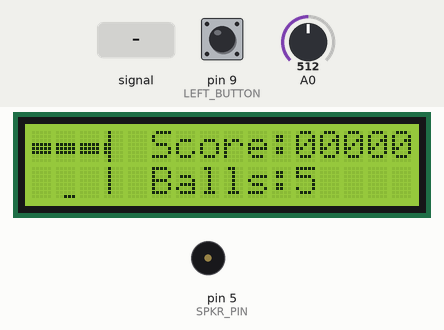
The sketch below on a simulated Arduino Uno, built with avr-gcc and run on an emulated ATmega328P. Shown: 16×2 character LCD, buzzer (waves = sounding). The inputs (shaded band) are chosen by the test bench; at power-on: pin 9 (LEFT_BUTTON) HIGH, A0 = 512. Random numbers use the default seed unless the sketch sets one.

Above: at 1.8 s.
1.9 s: pin 9 (LEFT_BUTTON) pulled LOW for 0.15 s
2.6 s: A0 fed a 200 Hz sine of ±81 counts around its level
At 2.98 s:
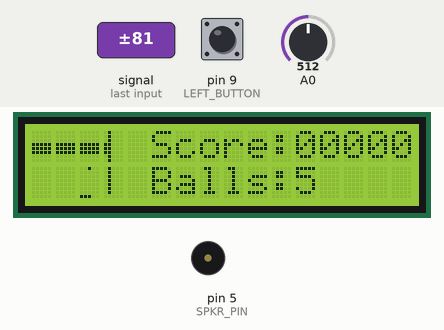
4.3 s: A0 set to 709
At 4.86 s:
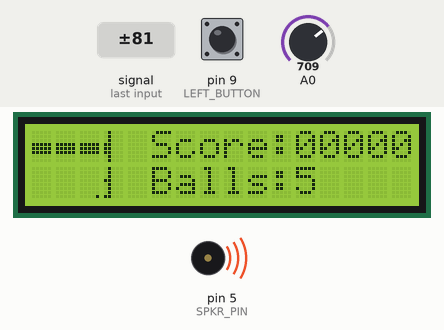
6.4 s: pin 9 (LEFT_BUTTON) pulled LOW for 1 s
At 6.58 s:
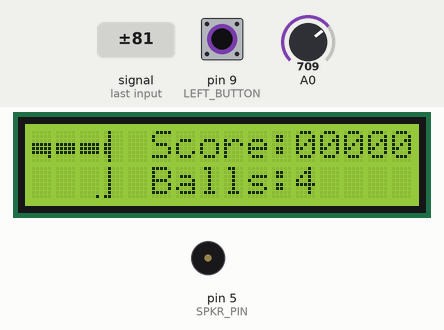
8.0 s: A0 fed a 1000 Hz sine of ±255 counts around its level
At 8.47 s:
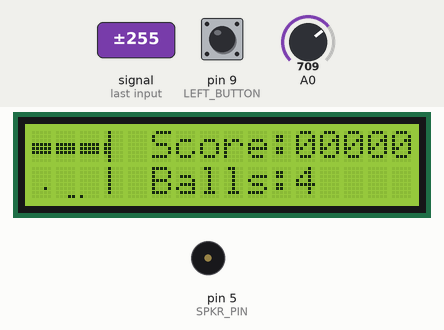
9.8 s: A0 set to 900
At 10.6 s:
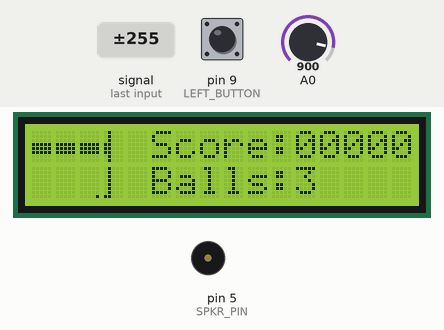
Timing chart, 0 to 12.5 s (numbered marks = the images above; inputs shaded):
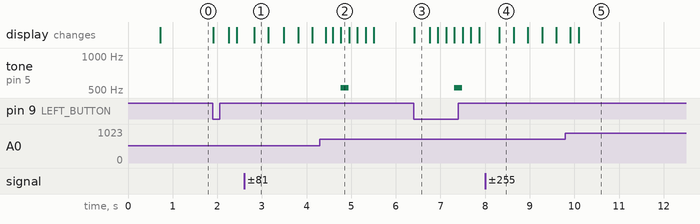

The sketch:

Breakout.ino
```cpp
//"Breakout"-style game for TinyLab
//Andre Needham
//Press button S1 to launch ball.  Steer paddle with the potentiometer.  Try to break all blocks.

//NOTE: TinyLab's buzzer is on A1.  It doesn't sound very good, so I hooked an 8 ohm, .2 watt speaker between pin 5 and ground.
//It's loud enough, sounds good, and only seems to use 9ma or so, way under the maximum pin output current.
//Change the 5 below to A1 if you really want to hear the buzzer.
#define SPKR_PIN 5
#define LEFT_BUTTON 9

#include <LiquidTWI2.h>
LiquidTWI2 lcd(0x20);

static bool leftPressed = false;

byte graphics[64]; //8 characters, 8 bytes of data each.

void drawLine(int x1, int y1, int x2, int y2, int color);
void setPixel(int x, int y, int color);
int note[] = {196, 220, 247, 262};

class MovingObject
{
  public:
  MovingObject(){}
  MovingObject(int _width, int _locationX, int _locationY, int _direction)
  {
    width = _width;
    locationX = _locationX;
    locationY = _locationY;
    direction = _direction;
  }

  int width = 5;
  int locationX;
  int locationY;
  int direction;

  int LocationX() { return locationX;}
  int LocationY() {return locationY;}
  int Width() {return width;}

  void Draw()
  {
    drawLine(locationX, locationY, locationX + width - 1, locationY, 1);
    drawLine(locationX, locationY + 1, locationX + width - 1, locationY + 1, 1);
  }

  //move object and draw delta
  void Move()
  {
    locationX += direction;
    if(locationX < (1 - width))
    {
      setPixel(0, locationY, 0);
      setPixel(0, locationY + 1, 0);
      locationX = 15;
      Draw();
    }
    else if(locationX > 15)
    {
      setPixel(15, locationY, 0);
      setPixel(15, locationY + 1, 0);
      locationX = 1 - width;
      Draw();
    }
    else
    {
      if (direction == 1)
      {
        setPixel(locationX - 1, locationY, 0);
        setPixel(locationX - 1, locationY + 1, 0);
        setPixel(locationX + width - 1, locationY, 1);
        setPixel(locationX + width - 1, locationY + 1, 1);
      }
      else
      {
        setPixel(locationX + width, locationY, 0);
        setPixel(locationX + width, locationY + 1, 0);
        setPixel(locationX, locationY, 1);
        setPixel(locationX, locationY + 1, 1);
      }
    }
  }

  // Test if a given x,y is inside the object.  Return true if so or false if not.
  bool HitTest(int testX, int testY)
  {
    bool retval = false;
    if((testY == locationY) || (testY == locationY + 1))
    {
      if ((testX >= locationX) && (testX < locationX + width))
      {
        retval = true;
      }
    }
    return retval;
  }
};

int moveCounter = 0;
int score = 0;
int paddle = 0;
int ballX = 8;
int ballY = 6;
int ballXmove = 1;
int ballYmove = 1;

int move_base = 1280;
int move_base_fast = 960;
int moveThreshold = move_base;

int blocksRemaining = 48;
int ballsRemaining = 5;
int blocks[16][3];

bool ballLaunched = false;
bool reversedInBlocks = false;

void setup()
{
  digitalWrite(13, LOW); //turn off LED1.  It's on sometimes on startup
  digitalWrite(4, HIGH); //turn off SD light, it's flickering for some reason sometimes
  pinMode(SPKR_PIN, OUTPUT);

  randomSeed(analogRead(0));

  pinMode(LEFT_BUTTON, INPUT);
  //apparently A0 is defaulted to analog input, nothing to set.

  lcd.setMCPType(LTI_TYPE_MCP23008);
  lcd.begin(16, 2);
  lcd.setBacklight(HIGH);

  // define 8 custom characters using our (currently blank) bit data
  for (int i = 0; i < 8; ++i)
  {
	lcd.createChar(i, &graphics[i << 3]);
  }

  //set the first 4 characters of the 2 rows to our 8 custom characters
  lcd.setCursor(0, 0);
  for(int i = 0; i < 4; i++) lcd.write((char)i);
  lcd.setCursor(0, 1);
  for(int i = 4; i < 8; i++) lcd.write((char)i);

  //draw initial paddle
  setPixel(paddle, 15, 1);
  setPixel(paddle + 1, 15, 1);

  //add a right wall to lower confusion where bounce will happen
  drawLine(16, 0, 16, 14, 1);

  resetGame();
}


void loop()
{
  //only move objects occasionally or input detection is nonexistent.
  moveCounter++;

  if(moveCounter == moveThreshold)
  {
    noTone(SPKR_PIN);
    moveCounter = 0;
    if(ballLaunched)
    {
      //erase old ball (but be careful if ball is falling through the blocks as it must do in certain situations)
      if((ballY > 2) && (ballY < 6))
      {
        if(blocks[ballX][ballY - 3] == 0) setPixel(ballX, ballY, 0);
      }
      else setPixel(ballX, ballY, 0);

      //calculate new ball location
      ballX = ballX + ballXmove;
      ballY = ballY + ballYmove;

      //check for wall bounce
      if((ballX == 0) && (ballXmove == -1))
      {
        ballXmove = 1;
        tone(SPKR_PIN, 523);
      }
      if((ballX == 15) && (ballXmove == 1))
      {
        ballXmove = -1;
        tone(SPKR_PIN, 523);
      }

      //check for roof bounce
      if((ballY == 0) && (ballYmove == -1))
      {
        tone(SPKR_PIN, 784);
        ballYmove = 1;
        //speed up
        moveThreshold = move_base_fast;
      }

      //check for block hit
      if((ballY > 2) && (ballY < 6))
      {
        if(!reversedInBlocks)
        {
          if(blocks[ballX][ballY - 3] == 1) //we hit
          {
            blocks[ballX][ballY - 3] = 0; //record hit
            blocksRemaining--;

            if(blocksRemaining == 0)
            {
              blocksRemaining = 48;
              drawBlocks();
            }

            //and bounce
            //we have to let ball go down "through" any further blocks in its path or it digs in, so we detect and mark that situation
            if((ballY == 4) || ((ballY == 3) && (ballYmove == -1)) || ((ballY == 5) && (ballYmove == 1))) reversedInBlocks = true;
            ballYmove = -ballYmove;

            score += (6 - ballY); // line 3 = 3, line 4 = 2, line 5 = 1
            displayScore(score);

            tone(SPKR_PIN, note[5 - ballY]);
          }
        }
      }
      else reversedInBlocks = false;

      //check for paddle bounce
      if(ballY == 14)
      {
        if ((ballX + ballXmove) == paddle - 1) //bounce left (unless we're against left wall)
        {
          if(ballX > 0) ballXmove = -1;
          else ballXmove = 1;
          ballYmove = -1;
          tone(SPKR_PIN, 784);
        }
        else if ((ballX + ballXmove) == paddle) //bounce up
        {
          ballXmove = 0;
          ballYmove = -1;
          tone(SPKR_PIN, 784);
        }
        else if ((ballX + ballXmove) == paddle + 1) //bounce right (unless we're against right wall)
        {
          if(ballX < 15) ballXmove = 1;
          else ballXmove = -1;
          ballYmove = -1;
          tone(SPKR_PIN, 784);
        }
        //otherwise we missed, let it move down one
      }
      else if (ballY == 15) //must have missed, lose ball
      {
        ballLaunched = false;
        moveThreshold = move_base; //slow back down
        ballsRemaining--;
        displayBalls(ballsRemaining);

        if (ballsRemaining == 0)
        {
          delay(500);
          lcd.setCursor(5, 1);
          noTone(SPKR_PIN);
          lcd.print("Game Over");
          delay(2000);
          resetGame();
        }
      }

      //draw ball in new location if we're still going
      if(ballLaunched) setPixel(ballX, ballY, 1);
    }
  }

  // check user inputs and move
  if(digitalRead(LEFT_BUTTON) == LOW)
  {
    if(!leftPressed)
    {
      leftPressed = true;

      if(ballsRemaining > 0)
      {
        moveCounter = -move_base; //delay a bit before launching ball
        ballLaunched = true;
        ballX = random(2, 14);
        ballXmove = random(0, 2);
        if (ballXmove == 0) ballXmove = -1;
        ballY = 6;
        setPixel(ballX, ballY, 1);
      }
    }
  }
  else //no button, reset button held markers
  {
    leftPressed = false;
  }

  //todo we read this so often that if the player moves the paddle a lot, or it's on the edge of two values, the game slows.  Fix?
  int newPaddle = analogRead(A0); //0 to 1023
  if (newPaddle < 300) newPaddle = 300;
  if (newPaddle > 699) newPaddle = 699;
  newPaddle -= 300;
  newPaddle = newPaddle / 20; //divide by 20 for 0 to 19
  newPaddle -= 2; //so -2 to 17
  if(newPaddle < 0) newPaddle = 0;
  if(newPaddle > 15) newPaddle = 15;
  if(newPaddle != paddle)
  {
    switch(newPaddle - paddle)
    {
      case -2:
        setPixel(paddle + 1, 15, 0);
        setPixel(paddle, 15, 0);
        paddle = newPaddle;
        setPixel(paddle, 15, 1);
        setPixel(paddle - 1, 15, 1);
      break;

      case -1:
        setPixel(paddle + 1, 15, 0);
        paddle = newPaddle;
        setPixel(paddle - 1, 15, 1);
      break;

      case 1:
        setPixel(paddle - 1, 15, 0);
        paddle = newPaddle;
        setPixel(paddle + 1, 15, 1);
      break;

      case 2:
        setPixel(paddle - 1, 15, 0);
        setPixel(paddle, 15, 0);
        paddle = newPaddle;
        setPixel(paddle, 15, 1);
        setPixel(paddle + 1, 15, 1);
      break;

      default:
        setPixel(paddle - 1, 15, 0);
        setPixel(paddle, 15, 0);
        setPixel(paddle + 1, 15, 0);
        paddle = newPaddle;
        setPixel(paddle - 1, 15, 1);
        setPixel(paddle, 15, 1);
        setPixel(paddle + 1, 15, 1);
      break;
    }
  }
}

void resetGame()
{
  drawBlocks();

  int moveCounter = 0;
  score = 0;
  paddle = 0;
  ballX = 8;
  ballY = 6;
  ballXmove = 1;
  ballYmove = 1;

  moveThreshold = move_base;

  blocksRemaining = 48;
  ballsRemaining = 5;

  displayScore(score);
  displayBalls(ballsRemaining);
}

void drawBlocks()
{
  for(int y = 0; y < 3; y++)
  for(int x = 0; x < 16; x++)
  {
    blocks[x][y] = 1;
    setPixel(x, y + 3, 1);
  }
}

void displayScore(int score)
{
  char scoreString[10];
  sprintf(scoreString, "Score:%05d", score);
  lcd.setCursor(5, 0);
  lcd.print(scoreString);
}

void displayBalls(int balls)
{
  char ballsString[10];
  sprintf(ballsString, "Balls:%d  ", balls);
  lcd.setCursor(5, 1);
  lcd.print(ballsString);
}


//graphics routines:
void setPixel(int x, int y, int color)
{
  //sanity checks.  SetPixel would trash memory and crash if these were exceeded.
  if((x < 0) || (y < 0) || (x > 19) || (y > 15)) return;

  int col = x / 5; //will be 0 through 3
  int row = y >> 3; // div 8.  will be 0 or 1

  int col_inner = x % 5; //0 through 4
  int row_inner = y % 8; // 0 through 7
  col_inner = 4 - col_inner; //col 1 comes before col 2, but is a higher bit in the bitmap (lsb is rightmost).

  int charnum = row * 4 + col;

  if(color == 1) //set pixel
  {
    graphics[(charnum << 3) + row_inner] |= color << col_inner;
  }
  else // clear pixel if set
  {
    int bitmask = B11111 - (1 << col_inner);
    graphics[(charnum << 3) + row_inner] &= bitmask;
  }

  lcd.createChar(charnum, &graphics[charnum << 3]);
  //apparently don't need to re-lcd.write, character updates on lcd automatically if line below is used.
  lcd.setCursor(col, row);
}

void drawLine(int x1, int y1, int x2, int y2, int color)
{
  float incr;
  int xabs = abs(x1 - x2);
  int yabs = abs(y1 - y2);
  if((xabs == 0) && (yabs == 0)) //single pixel, just set it and bail
  {
    setPixel(x1, y1, color);
    return;
  }
  //line between 0 and 19 needs 20 pixels for example, so add one.
  xabs++;
  yabs++;

  if (xabs < yabs) //mostly vertical, x increments < 1
  {
    float x = x1 + 0.5;  //add 0.5 to deal with up-rounding vs. down-rounding.
    int yinc = (y1 < y2) ? 1 : -1;

    incr = (float)(x2 - x1) / (float)yabs;
    for(int y = y1; y != y2; y+= yinc)
    {
      setPixel(x, y, color);
      x += incr;
    }
    setPixel(x, y2, color);
  }
  else //mostly horizontal, y increments < 1
  {
    float y = y1 + 0.5;  //add 0.5 to deal with up-rounding vs. down-rounding.
    int xinc = (x1 < x2) ? 1 : -1;

    incr = (float)(y2 - y1) / (float)xabs;
    for(int x = x1; x != x2; x+= xinc)
    {
      setPixel(x, y, color);
      y += incr;
    }
    setPixel(x2, y, color);
  }
}
```

Measured:
- after the input at 4.3 s, tone on pin 5 (SPKR_PIN): silent → 523 Hz after 0.46 s, → silent 0.18 s later
- after the input at 6.4 s, tone on pin 5 (SPKR_PIN): silent → 523 Hz after 0.91 s, → silent 0.18 s later; the display: changes at once (image 3)
